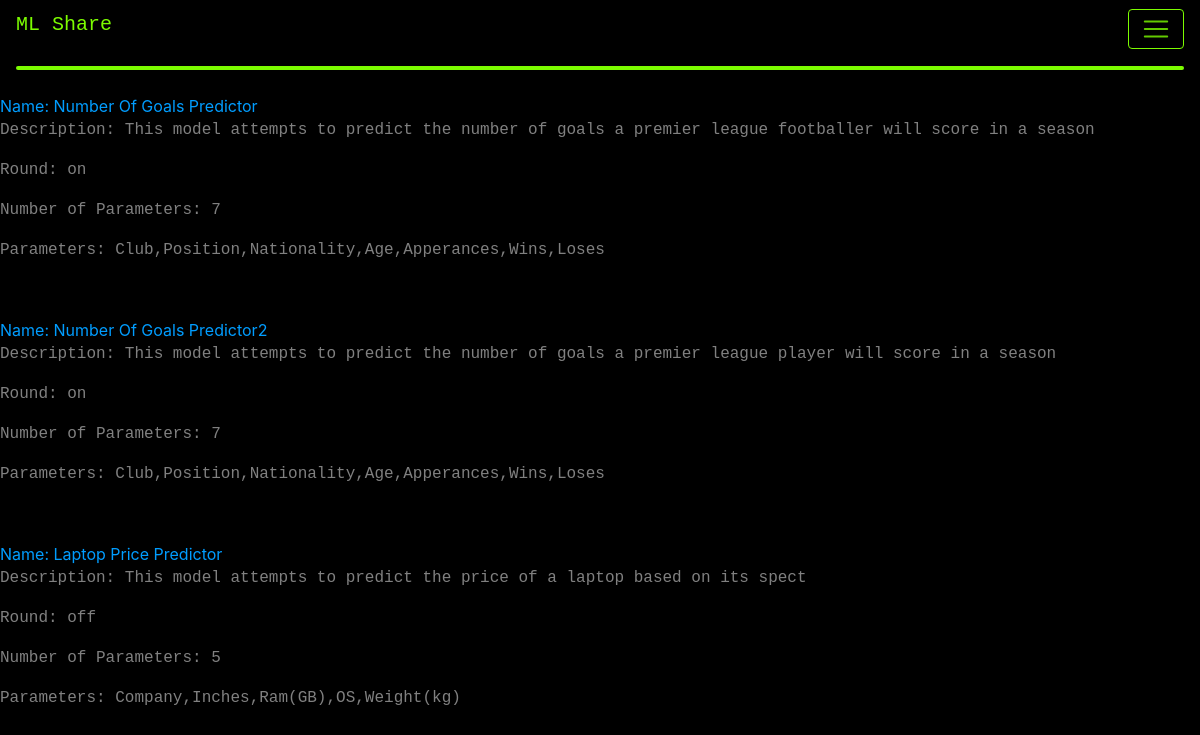
Before: /view with the older database file.
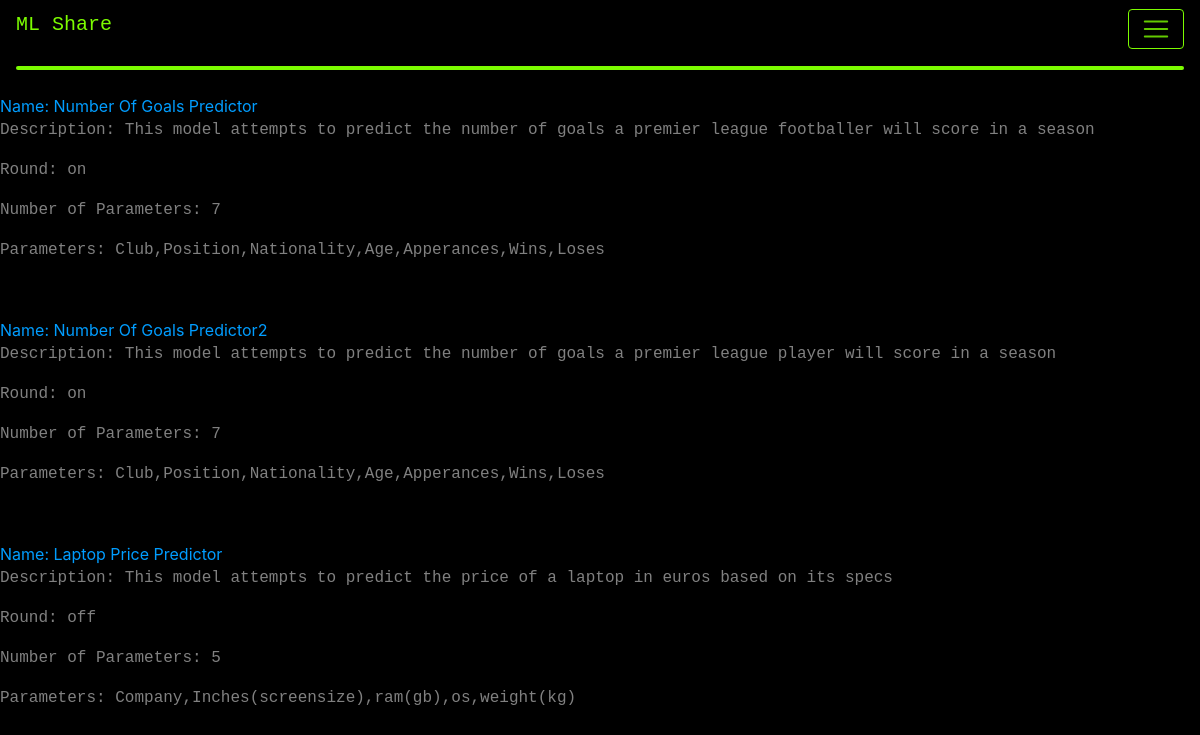
After: the same page with the newer database file.
### app.py (models this page shows, shortened)
class models(db.Model):
    _id = db.Column("id", db.Integer, primary_key=True)
    filename = db.Column(db.String(50))
    filedescription = db.Column(db.String(200))
    data = db.Column(db.LargeBinary)
    instructions = db.Column(db.LargeBinary)
    isround = db.Column(db.String(50))
    dictionary = db.Column(db.LargeBinary)
    parameterorder = db.Column(db.String(50))
    numberofparameters = db.Column(db.Integer())

### app.py (the view)
@app.route("/view")
def view():
    return render_template("view.html", values=models.query.all())

### templates/view.html (shortened to what this page needs)
{% extends "base.html" %}
{% block content %}
    {% for item in values %}
        <a href={{ url_for('view_model', name=item.filename) }}>Name: {{item.filename}}</a>
        <p>Description: {{item.filedescription}}</p>
        <p>Round: {{item.isround}}</p>
        <p>Number of Parameters: {{item.numberofparameters}}</p>
        <p>Parameters: {{item.parameterorder}}</p>
        <p>&ensp;</p>
    {% endfor %}
{% endblock %}

### templates/base.html (shortened to what this page needs)
<html>
<head>
    <link rel="stylesheet" href="https://cdn.jsdelivr.net/npm/bootstrap@4.3.1/dist/css/bootstrap.min.css">
</head>
<link rel="stylesheet" href="/static/styles/style.css"/>
    <body style="background-color:black;">
      <nav class="navbar navbar-dark ", style="background-color: black">
        <a class="navbar-brand" href="/"> <h5>ML Share</h5></a>
        <button class="navbar-toggler ml-auto custom-toggler" type="button" data-toggle="collapse" data-target="#navbarNav" aria-controls="navbarNav" aria-expanded="false" aria-label="Toggle navigation">
          <span class="navbar-toggler-icon"></span>
        </button>
        <hr class="rounded">
      </nav>
        {% block content %}
        {% endblock %}
    </body>
</html>

### static/styles/style.css (style rules this page uses)
.custom-toggler.navbar-toggler { border-color: lawngreen; }
p { color: grey; font-family: "Lucida Console", "Courier New", "monospace"; }
h5 { color: lawngreen; font-family: "Lucida Console", "Courier New", "monospace"; }
a { color: rgb(0, 157, 255); }
hr.rounded { border-top: 4px solid lawngreen; width: 100%; height: 0.1%; }

Changed rows visible on the page:
changed models "Laptop Price Predictor": filedescription "This model attempts to predict the price of a laptop based on its spect" → "This model attempts to predict the price of a laptop in euros based on its specs"; parameterorder "Company,Inches,Ram(GB),OS,Weight(kg)" → "Company,Inches(screensize),ram(gb),os,weight(kg)"
